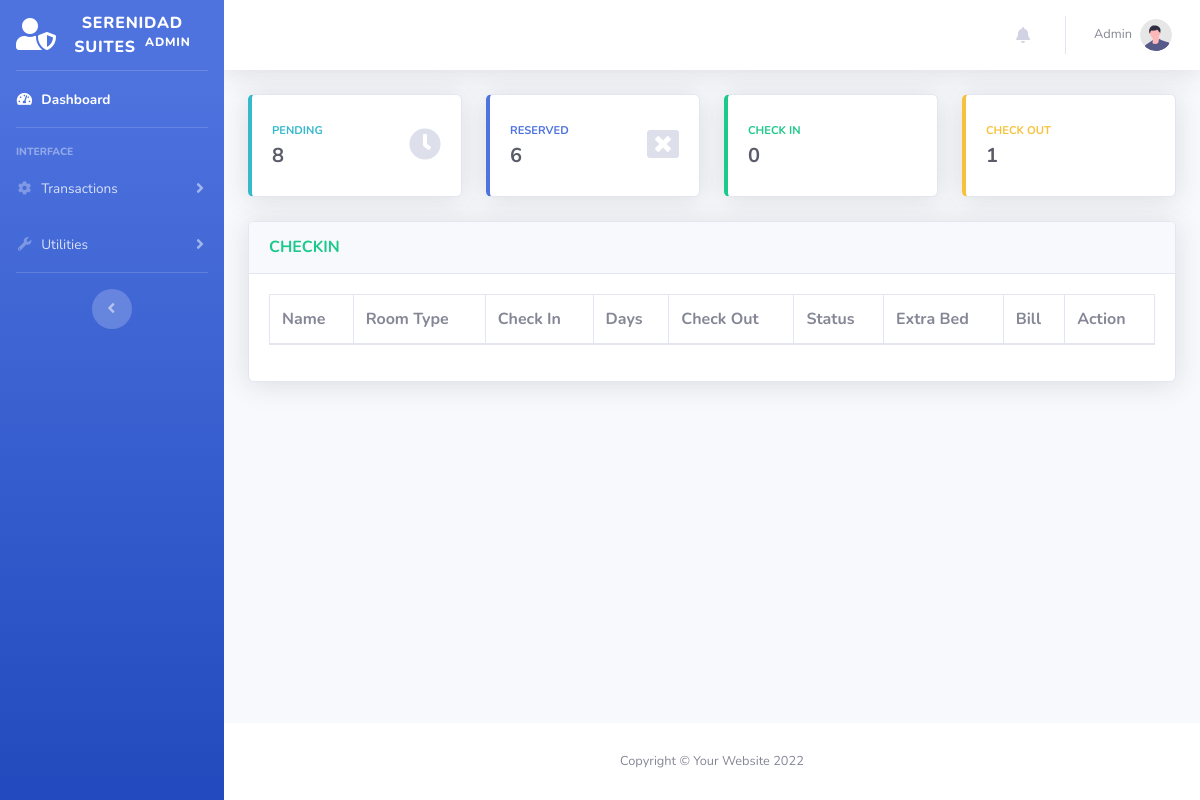
Before: /admin/reservation-checkin.php (signed in) with the older database file.
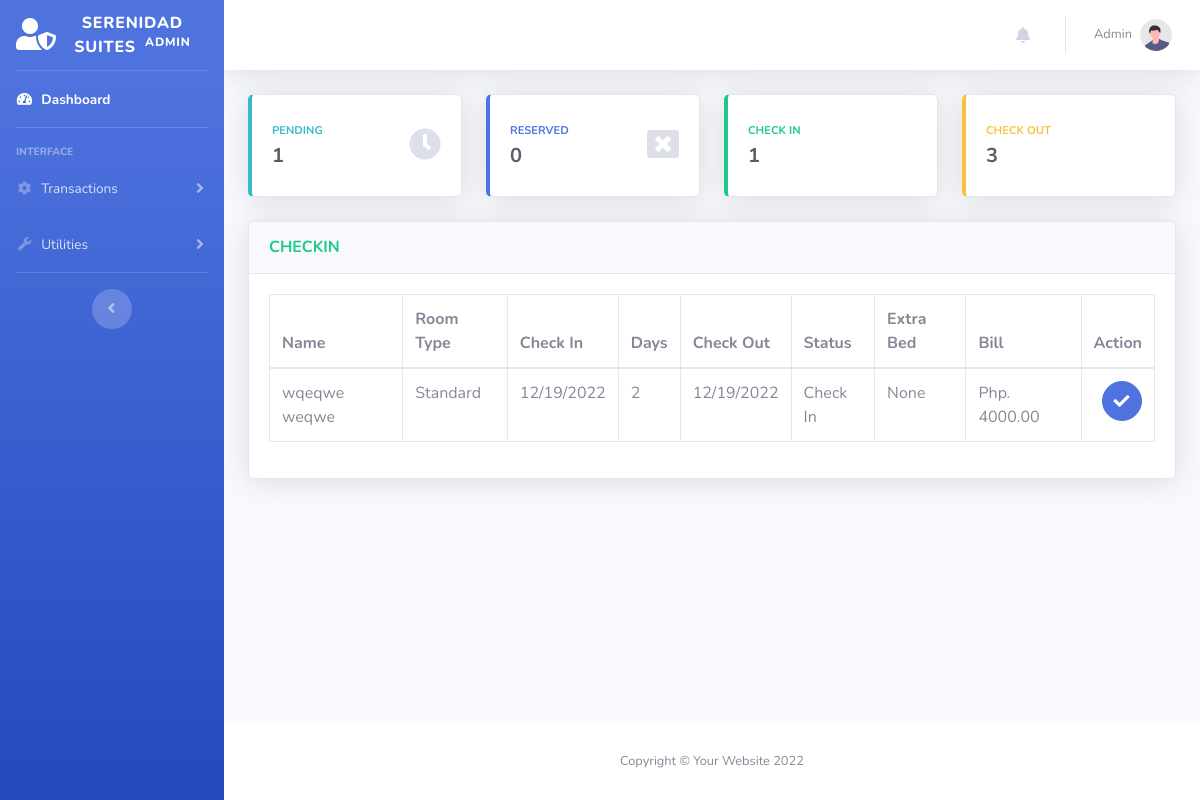
After: the same page with the newer database file.
### tables this page shows
CREATE TABLE `transactions` (
  `id` int NOT NULL,
  `guest_id` int NOT NULL,
  `room_id` int NOT NULL,
  `room_no` int DEFAULT NULL,
  `extra_bed` tinyint NOT NULL DEFAULT '0',
  `extra_pax` int DEFAULT NULL,
  `status` varchar(50) DEFAULT NULL,
  `days` int DEFAULT NULL,
  `checkin` varchar(50) DEFAULT NULL,
  `checkin_time` varchar(50) DEFAULT NULL,
  `checkout` varchar(50) DEFAULT NULL,
  `checkout_time` varchar(50) DEFAULT NULL,
  `bill` varchar(50) DEFAULT NULL,
  `balance` int NOT NULL DEFAULT '0',
  `payment` int NOT NULL DEFAULT '0',
  `is_payment_full` tinyint NOT NULL DEFAULT '0',
  `payment_at` datetime DEFAULT NULL,
  `valid_until` varchar(50) DEFAULT NULL,
  `is_unread` tinyint(1) NOT NULL DEFAULT '1',
  `created_at` datetime DEFAULT NULL,
  `updated_at` datetime DEFAULT NULL,
  `remarks` varchar(500) DEFAULT NULL
);

CREATE TABLE `guest` (
  `id` int NOT NULL,
  `uuid` varchar(255) DEFAULT NULL,
  `firstname` varchar(50) NOT NULL,
  `middlename` varchar(30) NOT NULL,
  `lastname` varchar(40) NOT NULL,
  `address` varchar(191) DEFAULT NULL,
  `contactno` varchar(20) NOT NULL,
  `created_at` datetime DEFAULT NULL,
  `updated_at` datetime DEFAULT NULL
);

CREATE TABLE `room` (
  `id` int NOT NULL,
  `room_type` varchar(50) NOT NULL,
  `price` varchar(11) NOT NULL,
  `photo` varchar(100) NOT NULL,
  `description` text,
  `created_at` datetime DEFAULT NULL,
  `updated_at` datetime DEFAULT NULL
);

### models/Model.php (called while the page is built, shortened)
<?php
class Model
{
    protected $host = "localhost";
    protected $database = "db_hor";
    protected $username = "root";
    protected $password = "admin";
    protected $pdo;
    protected $stmt;
    public function connect(){
        try {
            $this->pdo = new PDO("mysql:host={$this->host};dbname={$this->database};charset=utf8","{$this->username}","{$this->password}");
            $this->pdo->setAttribute(PDO::ATTR_ERRMODE, PDO::ERRMODE_EXCEPTION);
            $this->pdo->setAttribute(PDO::ATTR_DEFAULT_FETCH_MODE, PDO::FETCH_ASSOC);
        } catch (PDOException $e) {
            echo $e->getMessage();
        }
    }
    public function setQuery($qry){
        $this->qry = $qry;
        $this->stmt = $this->pdo->query($this->qry);
        return $this;
    }
    public function getAll(){
        try {
            return $this->stmt->fetchAll();
        } catch (PDOException $e) {
            return $e->getMessage();
        }
    }
    public function getFirst(){
        try {
            $data =  $this->stmt->fetch();
            return (object) $data;
        } catch (PDOException $e) {
            return $e->getMessage();
        }
    }
}

### models/Transaction.php (called while the page is built, shortened)
<?php
Class Transaction extends Model {
    public function getCheckInTransactions(){
        return $this->setQuery("SELECT
                                A.*,
                                B.firstname,
                                B.middlename,
                                B.lastname,
                                B.address,
                                B.contactno,
                                C.room_type,
                                C.price,
                                C.photo
                                FROM `transactions` as A
                                LEFT JOIN `guest` as B
                                ON A.guest_id = B.id
                                LEFT JOIN `room` as C
                                ON A.room_id = C.id
                                WHERE A.status = 'Check In'
                                ORDER BY A.created_at DESC
                                ")
                                ->getAll();
    }
}

### admin/reservation-checkin.php (the view, shortened to what the changed rows need)
<?php include('includes/header.php') ?>
<?php
$connection = new Transaction();
$CHECKIN = $connection->getCheckInTransactions();
?>
<body id="page-top">
    <div id="wrapper">
        <div id="content-wrapper" class="d-flex flex-column">
            <div id="content">
                <div class="container-fluid">
                    <div class="row">
                        <?php include('includes/count-cards.php') ?>
                    </div>
                    <div class="card shadow mb-4">
                        <div class="card-body">
                            <div class="table-responsive">
                                <table class="table table-bordered" id="dataTable" width="100%" cellspacing="0">
                                <thead>
                                    <tr>
                                        <th>Name</th>
                                        <th>Room Type</th>
                                        <th>Check In</th>
                                        <th>Days</th>
                                        <th>Check Out</th>
                                        <th>Status</th>
                                        <th>Extra Bed</th>
                                        <th>Bill</th>
                                        <th>Action</th>
                                    </tr>
                                </thead>
                                <tbody>
                                    <?php
                                        foreach ($CHECKIN as $key => $value) {
                                    ?>
                                    <tr>
                                        <td><?= $value['firstname']." ".$value['lastname']?></td>
                                        <td><?= $value['room_type']?></td>
                                        <td><?= $value['checkin']?></td>
                                        <td><?= $value['days']?></td>
                                        <td><?= $value['checkin']?></td>
                                        <td><?= $value['status']?></td>
                                        <td><?php if($value['extra_bed'] == "0"){ echo "None";}else{echo $value['extra_bed'];}?></td>
                                        <td><?= "Php. ".$value['bill'].".00"?></td>
                                        <td>
                                            <form action="queries/checkout_resource.php" method="post">
                                                <button class="btn btn-primary btn-circle ml-2" data-toggle="tooltip" data-placement="top" title="Confirm">
                                                    <i class="fas fa-check"></i>
                                                </button>
                                            </form>
                                        </td>
                                    </tr>
                                    <?php
                                        }
                                    ?>
                                </tbody>
                                </table>
                            </div>
                        </div>
                    </div>
                </div>
            </div>
        </div>
    </div>
</body>
</html>

### admin/includes/count-cards.php (shortened to what the changed rows need)
<?php
$connection = new Transaction();
$pendingCount = $connection->setQuery("SELECT Count(id) AS count FROM `transactions`   WHERE `status` LIKE 'Pending' OR `status` LIKE 'Expired'")->getFirst();
$reservedCount = $connection->setQuery("SELECT Count(id) AS count FROM `transactions`   WHERE `status` LIKE 'Reserved' OR `status` LIKE 'Cancelled'")->getFirst();
$checkinCount = $connection->setQuery("SELECT Count(id) AS count FROM `transactions`   WHERE `status` LIKE 'Check In'")->getFirst();
$checkoutCount = $connection->setQuery("SELECT Count(id) AS count FROM `transactions`   WHERE `status` LIKE 'Check Out'")->getFirst();
?>
<div class="col-xl-3 col-md-6 mb-4 clickTo" onclick="window.location = 'index.php'">
    <div class="card border-left-info shadow h-100 py-2">
        <div class="card-body">
            <div class="row no-gutters align-items-center">
                <div class="col mr-2">
                    <div class="text-xs font-weight-bold text-info text-uppercase mb-1">
                        PENDING</div>
                    <div class="h5 mb-0 font-weight-bold text-gray-800"> <?= $pendingCount->count ?> </div>
                </div>
            </div>
        </div>
    </div>
</div>
<div class="col-xl-3 col-md-6 mb-4 clickTo" onclick="window.location = 'reservation-reserved.php'">
    <div class="card border-left-primary shadow h-100 py-2">
        <div class="card-body">
            <div class="row no-gutters align-items-center">
                <div class="col mr-2">
                    <div class="text-xs font-weight-bold text-primary text-uppercase mb-1">
                        RESERVED</div>
                    <div class="h5 mb-0 font-weight-bold text-gray-800"> <?= $reservedCount->count ?> </div>
                </div>
            </div>
        </div>
    </div>
</div>
<div class="col-xl-3 col-md-6 mb-4 clickTo" onclick="window.location = 'reservation-checkin.php'">
    <div class="card border-left-success shadow h-100 py-2">
        <div class="card-body">
            <div class="row no-gutters align-items-center">
                <div class="col mr-2">
                    <div class="text-xs font-weight-bold text-success text-uppercase mb-1">
                        CHECK IN</div>
                    <div class="h5 mb-0 font-weight-bold text-gray-800"> <?= $checkinCount->count ?> </div>
                </div>
            </div>
        </div>
    </div>
</div>
<div class="col-xl-3 col-md-6 mb-4 clickTo" onclick="window.location = 'reservation-checkout.php'">
    <div class="card border-left-warning shadow h-100 py-2">
        <div class="card-body">
            <div class="row no-gutters align-items-center">
                <div class="col mr-2">
                    <div class="text-xs font-weight-bold text-warning text-uppercase mb-1">
                        CHECK OUT</div>
                    <div class="h5 mb-0 font-weight-bold text-gray-800"> <?= $checkoutCount->count ?> </div>
                </div>
            </div>
        </div>
    </div>
</div>

Changed rows visible on the page:
added transactions: guest.firstname "wqeqwe", guest.lastname "weqwe", room.room_type "Standard", checkin "12/19/2022", days "2", status "Check In", extra_bed "None", bill "4000"
Other visible differences:
$pendingCount->count: "8" → "1"
$reservedCount->count: "6" → "0"
$checkinCount->count: "0" → "1"
$checkoutCount->count: "1" → "3"
